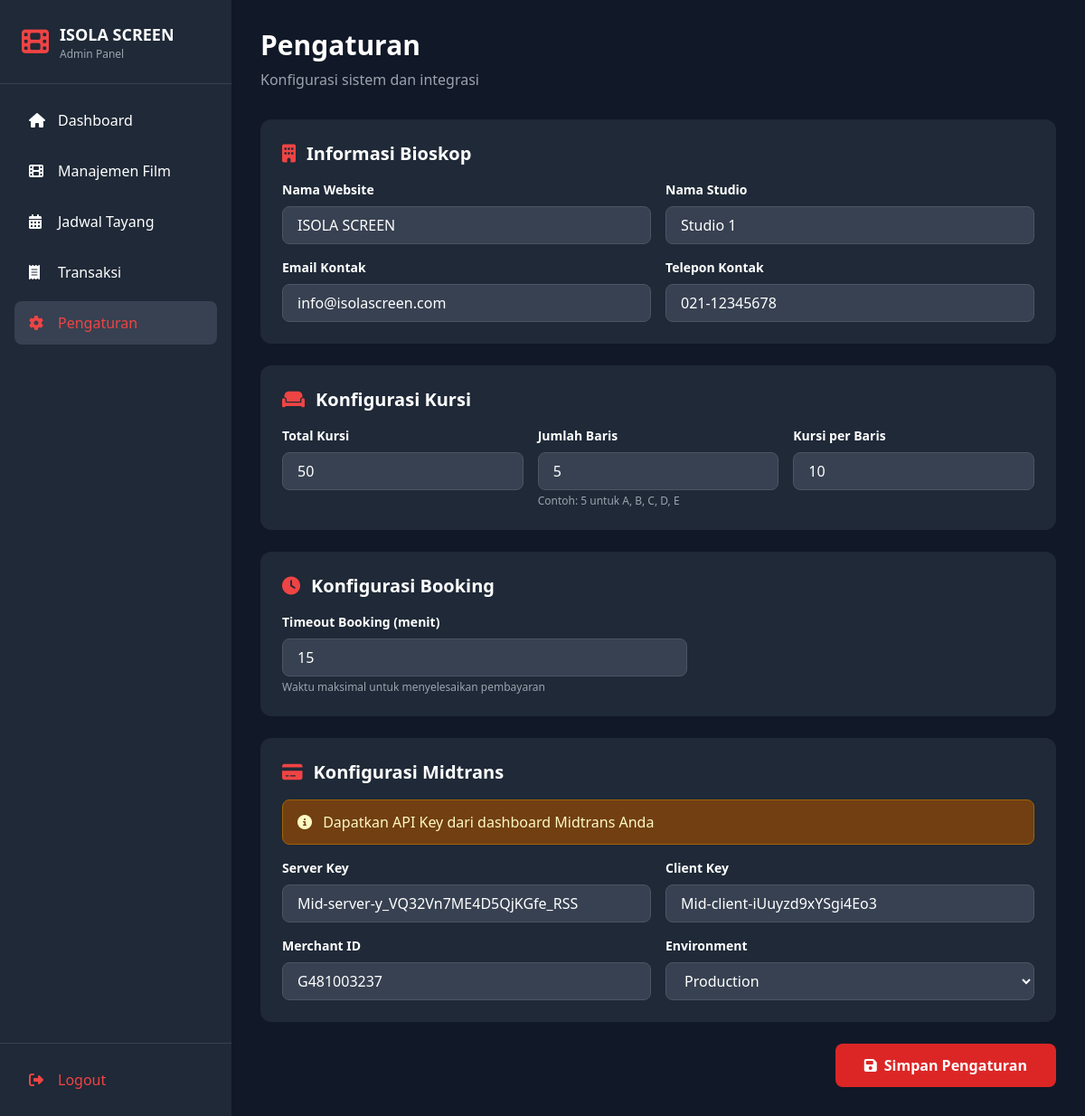
Screenshot of /admin/settings.php (signed in) with the database file from the repository.
### tables this page shows
CREATE TABLE `settings` (
  `id` int(11) NOT NULL,
  `setting_key` varchar(100) NOT NULL,
  `setting_value` text DEFAULT NULL,
  `setting_type` varchar(50) DEFAULT 'text' COMMENT 'text, number, boolean, json',
  `description` text DEFAULT NULL,
  `updated_at` timestamp NULL DEFAULT current_timestamp() ON UPDATE current_timestamp()
);

### includes/functions.php (called while the page is built, shortened)
<?php
function getSetting($key, $default = '') {
    global $conn;
    $stmt = $conn->prepare("SELECT setting_value FROM settings WHERE setting_key = ?");
    $stmt->bind_param("s", $key);
    $stmt->execute();
    $result = $stmt->get_result();
    if ($row = $result->fetch_assoc()) {
        return $row['setting_value'];
    }
    return $default;
}
?>

### admin/settings.php (the view, shortened to what this page needs)
<!DOCTYPE html>
<html lang="id">
<head>
    <script src="https://cdn.tailwindcss.com"></script>
    <link rel="stylesheet" href="https://cdnjs.cloudflare.com/ajax/libs/font-awesome/6.4.0/css/all.min.css">
</head>
<body class="bg-gray-900 text-white">
    <div class="flex">
        <?php include 'includes/sidebar.php'; ?>
        <main class="flex-1 p-6 lg:p-8">
            <div class="mb-8">
                <h1 class="text-3xl font-bold mb-2">Pengaturan</h1>
                <p class="text-gray-400">Konfigurasi sistem dan integrasi</p>
            </div>
            <form method="POST" class="space-y-6">
                <div class="bg-gray-800 rounded-xl p-6">
                    <h2 class="text-xl font-bold mb-4 flex items-center">
                        <i class="fas fa-building text-red-500 mr-3"></i>Informasi Bioskop
                    </h2>
                    <div class="grid grid-cols-1 md:grid-cols-2 gap-4">
                        <div>
                            <label class="block text-sm font-semibold mb-2">Nama Website</label>
                            <input type="text" name="site_name" value="<?php echo htmlspecialchars(getSetting('site_name')); ?>" class="w-full px-4 py-2 bg-gray-700 border border-gray-600 rounded-lg focus:outline-none focus:border-red-500" required>
                        </div>
                        <div>
                            <label class="block text-sm font-semibold mb-2">Nama Studio</label>
                            <input type="text" name="studio_name" value="<?php echo htmlspecialchars(getSetting('studio_name')); ?>" class="w-full px-4 py-2 bg-gray-700 border border-gray-600 rounded-lg focus:outline-none focus:border-red-500" required>
                        </div>
                        <div>
                            <label class="block text-sm font-semibold mb-2">Email Kontak</label>
                            <input type="email" name="contact_email" value="<?php echo htmlspecialchars(getSetting('contact_email')); ?>" class="w-full px-4 py-2 bg-gray-700 border border-gray-600 rounded-lg focus:outline-none focus:border-red-500" required>
                        </div>
                        <div>
                            <label class="block text-sm font-semibold mb-2">Telepon Kontak</label>
                            <input type="text" name="contact_phone" value="<?php echo htmlspecialchars(getSetting('contact_phone')); ?>" class="w-full px-4 py-2 bg-gray-700 border border-gray-600 rounded-lg focus:outline-none focus:border-red-500" required>
                        </div>
                    </div>
                </div>
                <div class="bg-gray-800 rounded-xl p-6">
                    <h2 class="text-xl font-bold mb-4 flex items-center">
                        <i class="fas fa-couch text-red-500 mr-3"></i>Konfigurasi Kursi
                    </h2>
                    <div class="grid grid-cols-1 md:grid-cols-3 gap-4">
                        <div>
                            <label class="block text-sm font-semibold mb-2">Total Kursi</label>
                            <input type="number" name="total_seats" value="<?php echo htmlspecialchars(getSetting('total_seats')); ?>" class="w-full px-4 py-2 bg-gray-700 border border-gray-600 rounded-lg focus:outline-none focus:border-red-500" required>
                        </div>
                        <div>
                            <label class="block text-sm font-semibold mb-2">Jumlah Baris</label>
                            <input type="number" name="seat_rows" value="<?php echo htmlspecialchars(getSetting('seat_rows')); ?>" class="w-full px-4 py-2 bg-gray-700 border border-gray-600 rounded-lg focus:outline-none focus:border-red-500" required>
                            <p class="text-xs text-gray-400 mt-1">Contoh: 5 untuk A, B, C, D, E</p>
                        </div>
                        <div>
                            <label class="block text-sm font-semibold mb-2">Kursi per Baris</label>
                            <input type="number" name="seat_per_row" value="<?php echo htmlspecialchars(getSetting('seat_per_row')); ?>" class="w-full px-4 py-2 bg-gray-700 border border-gray-600 rounded-lg focus:outline-none focus:border-red-500" required>
                        </div>
                    </div>
                </div>
                <div class="bg-gray-800 rounded-xl p-6">
                    <h2 class="text-xl font-bold mb-4 flex items-center">
                        <i class="fas fa-clock text-red-500 mr-3"></i>Konfigurasi Booking
                    </h2>
                    <div class="max-w-md">
                        <label class="block text-sm font-semibold mb-2">Timeout Booking (menit)</label>
                        <input type="number" name="booking_timeout" value="<?php echo htmlspecialchars(getSetting('booking_timeout')); ?>" class="w-full px-4 py-2 bg-gray-700 border border-gray-600 rounded-lg focus:outline-none focus:border-red-500" required>
                        <p class="text-xs text-gray-400 mt-1">Waktu maksimal untuk menyelesaikan pembayaran</p>
                    </div>
                </div>
                <div class="bg-gray-800 rounded-xl p-6">
                    <h2 class="text-xl font-bold mb-4 flex items-center">
                        <i class="fas fa-credit-card text-red-500 mr-3"></i>Konfigurasi Midtrans
                    </h2>
                    <div class="bg-yellow-900 border border-yellow-700 text-yellow-100 px-4 py-3 rounded-lg mb-4">
                        <i class="fas fa-info-circle mr-2"></i>
                        Dapatkan API Key dari dashboard Midtrans Anda
                    </div>
                    <div class="grid grid-cols-1 md:grid-cols-2 gap-4 mb-4">
                        <div>
                            <label class="block text-sm font-semibold mb-2">Server Key</label>
                            <input type="text" name="midtrans_server_key" value="<?php echo htmlspecialchars(getSetting('midtrans_server_key')); ?>" class="w-full px-4 py-2 bg-gray-700 border border-gray-600 rounded-lg focus:outline-none focus:border-red-500" placeholder="SB-Mid-server-...">
                        </div>
                        <div>
                            <label class="block text-sm font-semibold mb-2">Client Key</label>
                            <input type="text" name="midtrans_client_key" value="<?php echo htmlspecialchars(getSetting('midtrans_client_key')); ?>" class="w-full px-4 py-2 bg-gray-700 border border-gray-600 rounded-lg focus:outline-none focus:border-red-500" placeholder="SB-Mid-client-...">
                        </div>
                    </div>
                    <div class="grid grid-cols-1 md:grid-cols-2 gap-4">
                        <div>
                            <label class="block text-sm font-semibold mb-2">Merchant ID</label>
                            <input type="text" name="midtrans_merchant_id" value="<?php echo htmlspecialchars(getSetting('midtrans_merchant_id')); ?>" class="w-full px-4 py-2 bg-gray-700 border border-gray-600 rounded-lg focus:outline-none focus:border-red-500">
                        </div>
                        <div>
                            <label class="block text-sm font-semibold mb-2">Environment</label>
                            <select name="midtrans_environment" class="w-full px-4 py-2 bg-gray-700 border border-gray-600 rounded-lg focus:outline-none focus:border-red-500">
                                <option value="production" <?php echo getSetting('midtrans_environment') === 'production' ? 'selected' : ''; ?>>Production</option>
                            </select>
                        </div>
                    </div>
                </div>
                <div class="flex justify-end">
                    <button type="submit" class="bg-red-600 hover:bg-red-700 text-white font-bold py-3 px-8 rounded-lg transition">
                        <i class="fas fa-save mr-2"></i>Simpan Pengaturan
                    </button>
                </div>
            </form>
        </main>
    </div>
</body>
</html>

### admin/includes/sidebar.php (shortened to what this page needs)
<aside id="sidebar" class="fixed lg:sticky top-0 left-0 h-screen bg-gray-800 w-64 transform -translate-x-full lg:translate-x-0 transition-transform duration-300 z-50 overflow-y-auto">
    <div class="p-6 border-b border-gray-700">
        <div class="flex items-center space-x-3">
            <i class="fas fa-film text-3xl text-red-500"></i>
            <div>
                <h2 class="font-bold text-lg"><?php echo getSetting('site_name', 'ISOLA SCREEN'); ?></h2>
                <p class="text-xs text-gray-400">Admin Panel</p>
            </div>
        </div>
    </div>
    <nav class="p-4">
        <ul class="space-y-2">
            <li>
                <a href="dashboard.php" class="flex items-center space-x-3 px-4 py-3 rounded-lg hover:bg-gray-700 transition <?php echo basename($_SERVER['PHP_SELF']) == 'dashboard.php' ? 'bg-gray-700 text-red-500' : ''; ?>">
                    <i class="fas fa-home w-5"></i>
                    <span>Dashboard</span>
                </a>
            </li>
            <li>
                <a href="films.php" class="flex items-center space-x-3 px-4 py-3 rounded-lg hover:bg-gray-700 transition <?php echo basename($_SERVER['PHP_SELF']) == 'films.php' ? 'bg-gray-700 text-red-500' : ''; ?>">
                    <i class="fas fa-film w-5"></i>
                    <span>Manajemen Film</span>
                </a>
            </li>
            <li>
                <a href="schedules.php" class="flex items-center space-x-3 px-4 py-3 rounded-lg hover:bg-gray-700 transition <?php echo basename($_SERVER['PHP_SELF']) == 'schedules.php' ? 'bg-gray-700 text-red-500' : ''; ?>">
                    <i class="fas fa-calendar-alt w-5"></i>
                    <span>Jadwal Tayang</span>
                </a>
            </li>
            <li>
                <a href="transactions.php" class="flex items-center space-x-3 px-4 py-3 rounded-lg hover:bg-gray-700 transition <?php echo basename($_SERVER['PHP_SELF']) == 'transactions.php' ? 'bg-gray-700 text-red-500' : ''; ?>">
                    <i class="fas fa-receipt w-5"></i>
                    <span>Transaksi</span>
                </a>
            </li>
            <li>
                <a href="settings.php" class="flex items-center space-x-3 px-4 py-3 rounded-lg hover:bg-gray-700 transition <?php echo basename($_SERVER['PHP_SELF']) == 'settings.php' ? 'bg-gray-700 text-red-500' : ''; ?>">
                    <i class="fas fa-cog w-5"></i>
                    <span>Pengaturan</span>
                </a>
            </li>
        </ul>
    </nav>
    <div class="absolute bottom-0 left-0 right-0 p-4 border-t border-gray-700 bg-gray-800">
        <a href="logout.php" class="flex items-center space-x-3 px-4 py-3 rounded-lg hover:bg-red-600 transition text-red-500 hover:text-white">
            <i class="fas fa-sign-out-alt w-5"></i>
            <span>Logout</span>
        </a>
    </div>
</aside>

### rows the page displays
settings: setting_value "ISOLA SCREEN", site_name "ISOLA SCREEN"
settings: studio_name "Studio 1"
settings: contact_email "info@isolascreen.com"
settings: contact_phone "021-12345678"
settings: total_seats "50"
settings: seat_rows "5"
settings: seat_per_row "10"
settings: booking_timeout "15"
settings: midtrans_server_key "Mid-server-y_VQ32Vn7ME4D5QjKGfe_RSS"
settings: midtrans_client_key "Mid-client-iUuyzd9xYSgi4Eo3"
settings: midtrans_merchant_id "G481003237"
settings: midtrans_environment "Production"
